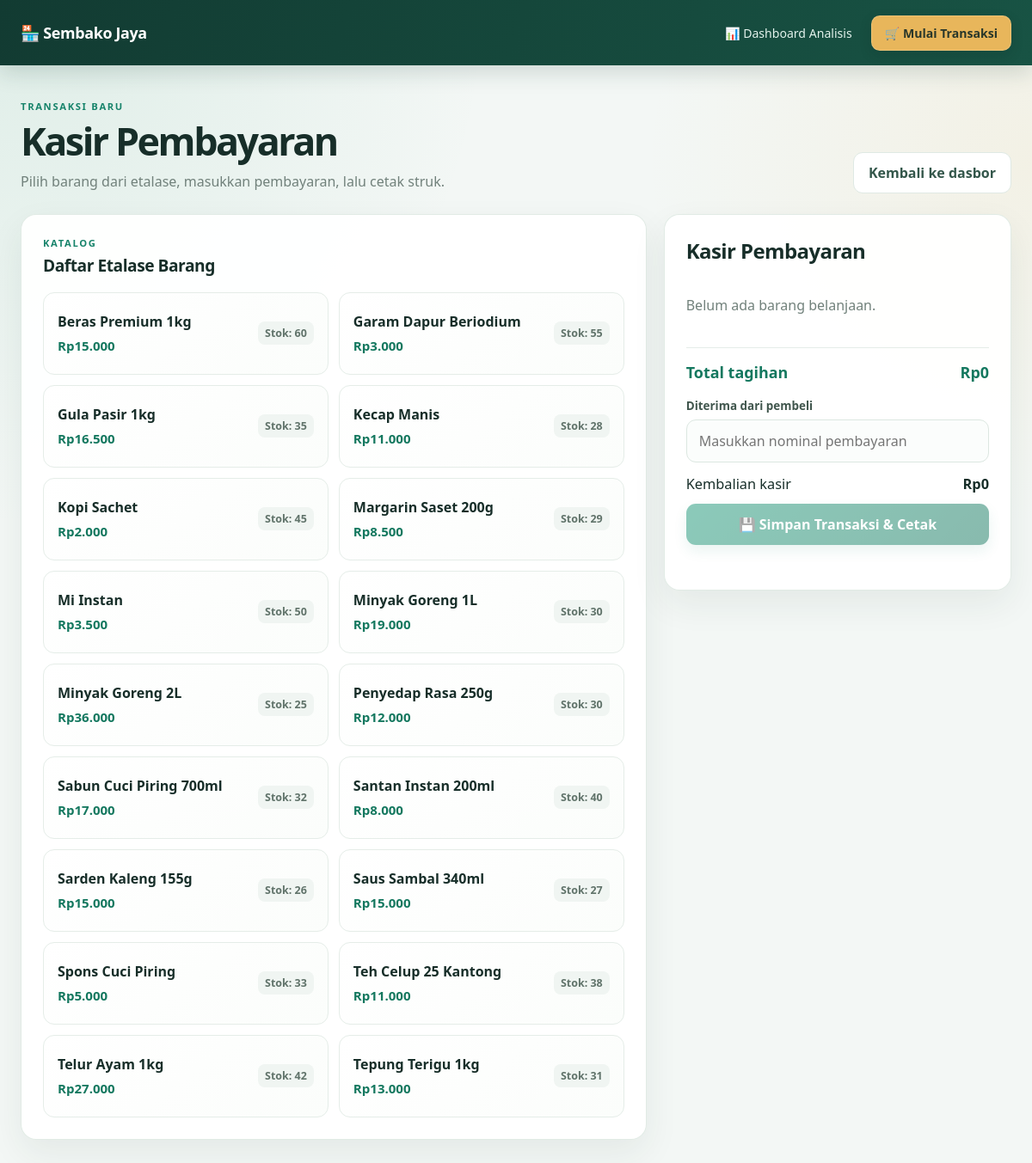
/kasir, run on the app's committed database.
### tables this page shows
CREATE TABLE produk (
                kode TEXT PRIMARY KEY,
                nama TEXT NOT NULL,
                stok INTEGER NOT NULL CHECK (stok >= 0),
                min_stok INTEGER NOT NULL CHECK (min_stok >= 0),
                harga_beli REAL NOT NULL,
                harga_jual REAL NOT NULL,
                terjual INTEGER NOT NULL DEFAULT 0 CHECK (terjual >= 0),
                kategori TEXT NOT NULL
            );

### app.py (the view, shortened to what this page needs)
@app.route("/kasir", methods=["GET", "POST"])
def kasir():
    conn = get_db_connection()
    try:
        produk_list = conn.execute("SELECT * FROM produk ORDER BY nama").fetchall()
    finally:
        conn.close()
    return render_template("kasir.html", barang=produk_list)

### app.py (called while the page is built)
def get_db_connection():
    os.makedirs(app.instance_path, exist_ok=True)
    conn = sqlite3.connect(app.config["DATABASE"], timeout=10)
    conn.row_factory = sqlite3.Row
    return conn

@app.template_filter("rupiah")
def rupiah(amount):
    return f"Rp{amount:,.0f}".replace(",", ".")

### templates/kasir.html (shortened to what this page needs)
{% extends "base.html" %}
{% block content %}
  <section class="section-heading">
    <div>
      <div class="eyebrow">Transaksi baru</div>
      <h1>Kasir Pembayaran</h1>
      <p class="muted">Pilih barang dari etalase, masukkan pembayaran, lalu cetak struk.</p>
    </div>
    <a class="button secondary" href="{{ url_for('dashboard') }}">Kembali ke dasbor</a>
  </section>
  <div class="cashier-layout">
    <section class="panel" aria-labelledby="catalog-title">
      <div class="section-heading compact">
        <div>
          <div class="eyebrow">Katalog</div>
          <h2 id="catalog-title">Daftar Etalase Barang</h2>
        </div>
      </div>
      <div class="catalog-grid">
        {% for p in barang %}
          <button class="catalog-item" type="button" data-id="{{ p.kode }}"
                  data-name="{{ p.nama }}" data-price="{{ p.harga_jual }}"
                  data-stock="{{ p.stok }}" {% if p.stok <= 0 %}disabled{% endif %}>
            <span class="catalog-copy">
              <strong>{{ p.nama }}</strong>
              <span class="catalog-price">{{ p.harga_jual|rupiah }}</span>
            </span>
            <span class="stock-label">Stok: <span class="stock-count">{{ p.stok }}</span></span>
          </button>
        {% else %}
          <p class="muted">Belum ada produk untuk dijual.</p>
        {% endfor %}
      </div>
    </section>
    <aside class="panel" aria-labelledby="payment-title">
      <h2 id="payment-title">Kasir Pembayaran</h2>
      <div id="cart-empty" class="empty muted">Belum ada barang belanjaan.</div>
      <div class="cart-total payment-total">
        <span>Total tagihan</span>
        <span id="cart-total">Rp0</span>
      </div>
      <label class="field-label" for="payment">Diterima dari pembeli</label>
      <input class="text-input" id="payment" type="number" min="0" step="1"
             inputmode="numeric" placeholder="Masukkan nominal pembayaran">
      <div class="change-line">
        <span>Kembalian kasir</span>
        <strong id="change-amount">Rp0</strong>
      </div>
      <button class="button full-width checkout-button" id="checkout" type="button" disabled>
        💾 Simpan Transaksi &amp; Cetak
      </button>
      <p id="checkout-message" class="checkout-message" role="status" aria-live="polite"></p>
    </aside>
  </div>
{% endblock %}

### data on the page
produk: nama "Beras Premium 1kg", harga_jual|rupiah "Rp15.000", stok "60"
produk: nama "Garam Dapur Beriodium", harga_jual|rupiah "Rp3.000", stok "55"
produk: nama "Gula Pasir 1kg", harga_jual|rupiah "Rp16.500", stok "35"
produk: nama "Kecap Manis", harga_jual|rupiah "Rp11.000", stok "28"
produk: nama "Kopi Sachet", harga_jual|rupiah "Rp2.000", stok "45"
produk: nama "Margarin Saset 200g", harga_jual|rupiah "Rp8.500", stok "29"
produk: nama "Mi Instan", harga_jual|rupiah "Rp3.500", stok "50"
produk: nama "Minyak Goreng 1L", harga_jual|rupiah "Rp19.000", stok "30"
produk: nama "Minyak Goreng 2L", harga_jual|rupiah "Rp36.000", stok "25"
produk: nama "Penyedap Rasa 250g", harga_jual|rupiah "Rp12.000", stok "30"
produk: nama "Sabun Cuci Piring 700ml", harga_jual|rupiah "Rp17.000", stok "32"
produk: nama "Santan Instan 200ml", harga_jual|rupiah "Rp8.000", stok "40"
produk: nama "Sarden Kaleng 155g", harga_jual|rupiah "Rp15.000", stok "26"
produk: nama "Saus Sambal 340ml", harga_jual|rupiah "Rp15.000", stok "27"
produk: nama "Spons Cuci Piring", harga_jual|rupiah "Rp5.000", stok "33"
produk: nama "Teh Celup 25 Kantong", harga_jual|rupiah "Rp11.000", stok "38"
produk: nama "Telur Ayam 1kg", harga_jual|rupiah "Rp27.000", stok "42"
produk: nama "Tepung Terigu 1kg", harga_jual|rupiah "Rp13.000", stok "31"
